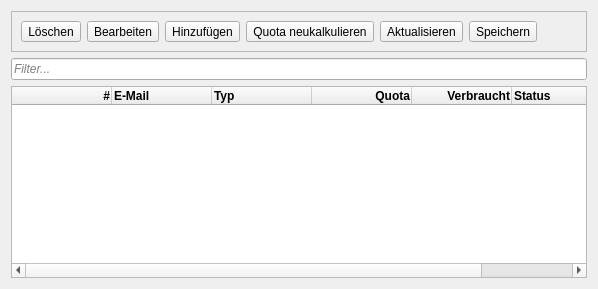
      <widget class="QWidget" name="tabMail">
       <property name="enabled">
        <bool>true</bool>
       </property>
       <attribute name="icon">
        <iconset resource="../res/logos.qrc">
         <normaloff>:/section/manageMails.png</normaloff>:/section/manageMails.png</iconset>
       </attribute>
       <attribute name="title">
        <string>E-Mail</string>
       </attribute>
       <layout class="QVBoxLayout" name="verticalLayout_6">
        <item>
         <widget class="QFrame" name="buttonBoxMail">
          <property name="enabled">
           <bool>true</bool>
          </property>
          <property name="sizePolicy">
           <sizepolicy hsizetype="MinimumExpanding" vsizetype="Preferred">
            <horstretch>0</horstretch>
            <verstretch>0</verstretch>
           </sizepolicy>
          </property>
          <property name="frameShape">
           <enum>QFrame::StyledPanel</enum>
          </property>
          <property name="frameShadow">
           <enum>QFrame::Raised</enum>
          </property>
          <layout class="QHBoxLayout" name="horizontalLayout">
           <item>
            <widget class="QToolButton" name="butDel">
             <property name="toolTip">
              <string>Löschen (Entf)</string>
             </property>
             <property name="whatsThis">
              <string>&lt;html&gt;&lt;head/&gt;&lt;body&gt;&lt;p&gt;&lt;span style=&quot; font-weight:600;&quot;&gt;Löschen&lt;/span&gt; eines Mail-Kontos inklusive aller auf dem Server befindlichen E-Mails&lt;/p&gt;&lt;/body&gt;&lt;/html&gt;</string>
             </property>
             <property name="text">
              <string>Löschen</string>
             </property>
             <property name="icon">
              <iconset resource="../res/logos.qrc">
               <normaloff>:/actions/delete.png</normaloff>:/actions/delete.png</iconset>
             </property>
             <property name="iconSize">
              <size>
               <width>32</width>
               <height>32</height>
              </size>
             </property>
             <property name="shortcut">
              <string>Del</string>
             </property>
            </widget>
           </item>
           <item>
            <widget class="QToolButton" name="butEdt">
             <property name="toolTip">
              <string>Bearbeiten (Ctrl+E)</string>
             </property>
             <property name="whatsThis">
              <string>&lt;html&gt;&lt;head/&gt;&lt;body&gt;&lt;p&gt;&lt;span style=&quot; font-weight:600;&quot;&gt;Bearbeiten&lt;/span&gt; eines Mail-Kontos. Bei der Umbennenung werden auch der E-Mail-Ordner auf dem Server umbennant (E-Mails werden also mit genommen!).&lt;/p&gt;&lt;/body&gt;&lt;/html&gt;</string>
             </property>
             <property name="text">
              <string>Bearbeiten</string>
             </property>
             <property name="icon">
              <iconset resource="../res/logos.qrc">
               <normaloff>:/actions/edit.png</normaloff>:/actions/edit.png</iconset>
             </property>
             <property name="iconSize">
              <size>
               <width>32</width>
               <height>32</height>
              </size>
             </property>
             <property name="shortcut">
              <string>Ctrl+E</string>
             </property>
            </widget>
           </item>
           <item>
            <widget class="QToolButton" name="butAdd">
             <property name="toolTip">
              <string>Hinzufügen (F8)</string>
             </property>
             <property name="whatsThis">
              <string>&lt;html&gt;&lt;head/&gt;&lt;body&gt;&lt;p&gt;&lt;span style=&quot; font-weight:600;&quot;&gt;Hinzufügen&lt;/span&gt; eines Mail-Kontos.&lt;/p&gt;&lt;/body&gt;&lt;/html&gt;</string>
             </property>
             <property name="text">
              <string>Hinzufügen</string>
             </property>
             <property name="icon">
              <iconset resource="../res/logos.qrc">
               <normaloff>:/actions/add.png</normaloff>:/actions/add.png</iconset>
             </property>
             <property name="iconSize">
              <size>
               <width>32</width>
               <height>32</height>
              </size>
             </property>
             <property name="shortcut">
              <string>F8</string>
             </property>
            </widget>
           </item>
           <item>
            <widget class="QToolButton" name="butQuotaCalc">
             <property name="whatsThis">
              <string>&lt;html&gt;&lt;head/&gt;&lt;body&gt;&lt;p&gt;Es kann vorkommen, dass sich die Quota-Regeln ändern oder das nach einer Zeit die Quota-Kalkulation falsch ist im Server (die Anzahl tatsächlich verbrauchter Speicher entspricht nicht dem gespeicherten Wert). Mit dieser Funktion kann der verbrauchte Speicher erneut kalkuliert werden.&lt;/p&gt;&lt;/body&gt;&lt;/html&gt;</string>
             </property>
             <property name="text">
              <string>Quota neukalkulieren</string>
             </property>
             <property name="icon">
              <iconset resource="../res/logos.qrc">
               <normaloff>:/actions/calculator.png</normaloff>:/actions/calculator.png</iconset>
             </property>
             <property name="iconSize">
              <size>
               <width>32</width>
               <height>32</height>
              </size>
             </property>
             <property name="shortcut">
              <string>Ctrl+R</string>
             </property>
            </widget>
           </item>
           <item>
            <widget class="QToolButton" name="butReload">
             <property name="toolTip">
              <string>Aktualisieren (vom Server) (F5)</string>
             </property>
             <property name="whatsThis">
              <string>&lt;html&gt;&lt;head/&gt;&lt;body&gt;&lt;p&gt;&lt;span style=&quot; font-weight:600;&quot;&gt;Aktualisieren&lt;/span&gt; der Liste. Alle Änderungen werden verworfen.&lt;/p&gt;&lt;/body&gt;&lt;/html&gt;</string>
             </property>
             <property name="text">
              <string>Aktualisieren</string>
             </property>
             <property name="icon">
              <iconset resource="../res/logos.qrc">
               <normaloff>:/actions/reload.png</normaloff>:/actions/reload.png</iconset>
             </property>
             <property name="iconSize">
              <size>
               <width>32</width>
               <height>32</height>
              </size>
             </property>
             <property name="shortcut">
              <string>F5</string>
             </property>
            </widget>
           </item>
           <item>
            <widget class="QToolButton" name="butSave">
             <property name="toolTip">
              <string>Speichern der Änderungen (Ctrl+S)</string>
             </property>
             <property name="whatsThis">
              <string>&lt;html&gt;&lt;head/&gt;&lt;body&gt;&lt;p&gt;&lt;span style=&quot; font-weight:600;&quot;&gt;Speichern&lt;/span&gt; der Änderungen auf dem Server. Anschließend wird die Liste neugeladen.&lt;/p&gt;&lt;/body&gt;&lt;/html&gt;</string>
             </property>
             <property name="text">
              <string>Speichern</string>
             </property>
             <property name="icon">
              <iconset resource="../res/logos.qrc">
               <normaloff>:/actions/save.png</normaloff>:/actions/save.png</iconset>
             </property>
             <property name="iconSize">
              <size>
               <width>32</width>
               <height>32</height>
              </size>
             </property>
             <property name="shortcut">
              <string>Ctrl+S</string>
             </property>
            </widget>
           </item>
           <item>
            <spacer name="horizontalSpacer">
             <property name="orientation">
              <enum>Qt::Horizontal</enum>
             </property>
             <property name="sizeHint" stdset="0">
              <size>
               <width>40</width>
               <height>20</height>
              </size>
             </property>
            </spacer>
           </item>
          </layout>
         </widget>
        </item>
        <item>
         <widget class="QLineEdit" name="search">
          <property name="font">
           <font>
            <italic>true</italic>
           </font>
          </property>
          <property name="placeholderText">
           <string>Filter...</string>
          </property>
         </widget>
        </item>
        <item>
         <widget class="QTableWidget" name="mailTable">
          <property name="editTriggers">
           <set>QAbstractItemView::NoEditTriggers</set>
          </property>
          <property name="alternatingRowColors">
           <bool>true</bool>
          </property>
          <property name="selectionBehavior">
           <enum>QAbstractItemView::SelectRows</enum>
          </property>
          <property name="sortingEnabled">
           <bool>true</bool>
          </property>
          <property name="wordWrap">
           <bool>false</bool>
          </property>
          <attribute name="horizontalHeaderCascadingSectionResizes">
           <bool>false</bool>
          </attribute>
          <attribute name="horizontalHeaderStretchLastSection">
           <bool>false</bool>
          </attribute>
          <attribute name="verticalHeaderVisible">
           <bool>false</bool>
          </attribute>
          <column>
           <property name="text">
            <string>#</string>
           </property>
           <property name="font">
            <font>
             <weight>75</weight>
             <bold>true</bold>
            </font>
           </property>
           <property name="textAlignment">
            <set>AlignRight|AlignVCenter</set>
           </property>
          </column>
          <column>
           <property name="text">
            <string>E-Mail</string>
           </property>
           <property name="font">
            <font>
             <weight>75</weight>
             <bold>true</bold>
            </font>
           </property>
           <property name="textAlignment">
            <set>AlignLeft|AlignVCenter</set>
           </property>
          </column>
          <column>
           <property name="text">
            <string>Typ</string>
           </property>
           <property name="font">
            <font>
             <weight>75</weight>
             <bold>true</bold>
            </font>
           </property>
           <property name="textAlignment">
            <set>AlignLeft|AlignVCenter</set>
           </property>
          </column>
          <column>
           <property name="text">
            <string>Quota</string>
           </property>
           <property name="font">
            <font>
             <weight>75</weight>
             <bold>true</bold>
            </font>
           </property>
           <property name="textAlignment">
            <set>AlignRight|AlignVCenter</set>
           </property>
          </column>
          <column>
           <property name="text">
            <string>Verbraucht</string>
           </property>
           <property name="font">
            <font>
             <weight>75</weight>
             <bold>true</bold>
            </font>
           </property>
           <property name="textAlignment">
            <set>AlignRight|AlignVCenter</set>
           </property>
          </column>
          <column>
           <property name="text">
            <string>Status</string>
           </property>
           <property name="font">
            <font>
             <weight>75</weight>
             <bold>true</bold>
            </font>
           </property>
           <property name="textAlignment">
            <set>AlignLeft|AlignVCenter</set>
           </property>
          </column>
         </widget>
        </item>
       </layout>
      </widget>
